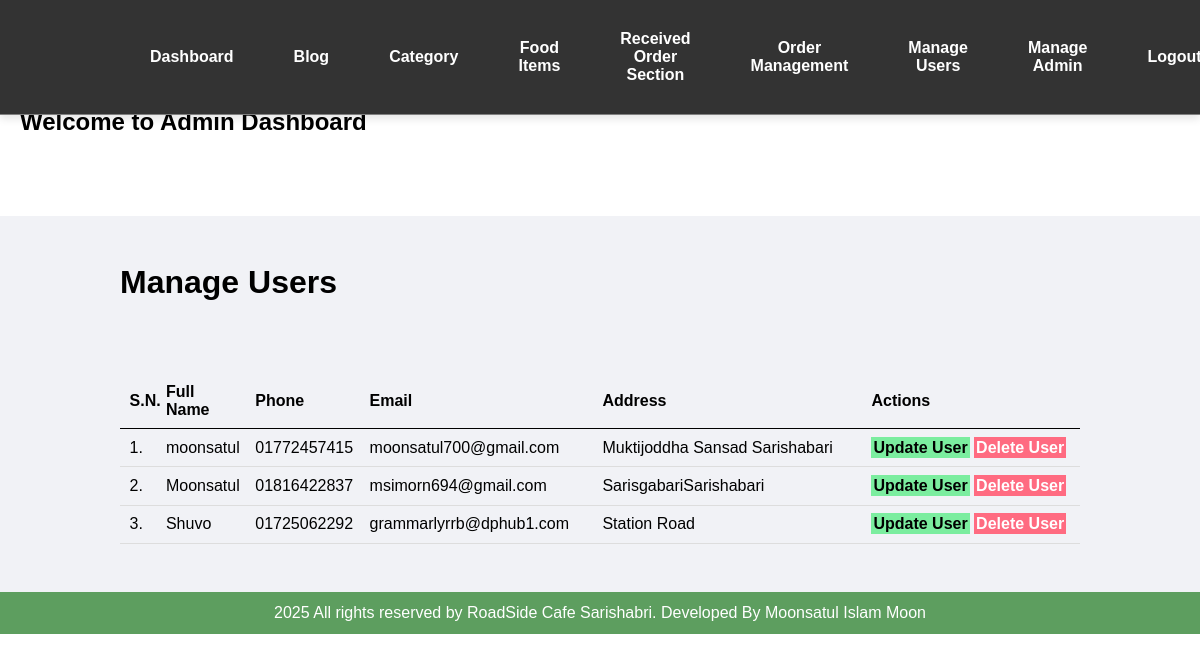
The app's page /admin/manage-user.php (signed in) with its own data.
### tables this page shows
CREATE TABLE `tbl_user` (
  `id` int(11) NOT NULL,
  `name` varchar(255) NOT NULL,
  `phone` varchar(15) NOT NULL,
  `email` varchar(255) DEFAULT NULL,
  `address` text NOT NULL,
  `password` varchar(255) NOT NULL,
  `active` enum('Yes','No') DEFAULT 'Yes',
  `created_at` timestamp NOT NULL DEFAULT current_timestamp(),
  `updated_at` timestamp NOT NULL DEFAULT current_timestamp() ON UPDATE current_timestamp()
);

### admin/manage-user.php (the view, shortened to what this page needs)
<?php include('partials/menu.php'); ?>
<div class="main-content">
    <div class="wrapper">
        <h1>Manage Users</h1>
        <br />
        <br><br><br>
        <table class="tbl-full">
            <tr>
                <th>S.N.</th>
                <th>Full Name</th>
                <th>Phone</th>
                <th>Email</th>
                <th>Address</th>
                <th>Actions</th>
            </tr>
            <?php
                $sql = "SELECT * FROM tbl_user";
                $res = mysqli_query($conn, $sql);
                if($res == TRUE)
                {
                    $count = mysqli_num_rows($res);
                    $sn = 1;
                    if($count > 0)
                    {
                        while($rows = mysqli_fetch_assoc($res))
                        {
                            $id = $rows['id'];
                            $full_name = $rows['name'];
                            $phone = $rows['phone'];
                            $email = $rows['email'];
                            $address = $rows['address'];
                            ?>
                            <tr>
                                <td><?php echo $sn++; ?>. </td>
                                <td><?php echo $full_name; ?></td>
                                <td><?php echo $phone; ?></td>
                                <td><?php echo $email ? $email : 'Not Provided'; ?></td>
                                <td><?php echo $address; ?></td>
                                <td>
                                    <a href="<?php echo SITEURL; ?>admin/update-user.php?id=<?php echo $id; ?>" class="btn-secondary">Update User</a>
                                    <a href="<?php echo SITEURL; ?>admin/delete-user.php?id=<?php echo $id; ?>" class="btn-danger">Delete User</a>
                                </td>
                            </tr>
                            <?php
                        }
                    }
                    else
                    {
                        echo "<tr><td colspan='6' class='error'>No users found</td></tr>";
                    }
                }
            ?>
        </table>
    </div>
</div>
<?php include('partials/footer.php'); ?>

### css/admin.css (style rules this page uses)
* { margin: 0; padding: 0; font-family: Arial, Helvetica, sans-serif; }
.wrapper { padding: 1%; width: 80%; margin: 0 auto; }
.tbl-full { width: 100%; }
table { border-collapse: collapse; width: 100%; }
th, td { padding: 8px; text-align: left; border-bottom: 1px solid #ddd; }
table tr th { border-bottom: 1px solid black; padding: 1%; text-align: left; }
table tr td { padding: 1%; }
.btn-secondary { background-color: #7bed9f; padding: 1%; color: black; text-decoration: none; font-weight: bold; }
.btn-danger { background-color: #ff6b81; padding: 1%; color: white; text-decoration: none; font-weight: bold; }
.main-content { background-color: #f1f2f6; padding: 3% 0; }

### records on screen
tbl_user: name "moonsatul", phone "01772457415", email "moonsatul700@gmail.com", address "Muktijoddha Sansad Sarishabari"
tbl_user: name "Moonsatul", phone "01816422837", email "msimorn694@gmail.com", address "SarisgabariSarishabari"
tbl_user: name "Shuvo", phone "01725062292", email "grammarlyrrb@dphub1.com", address "Station Road"
